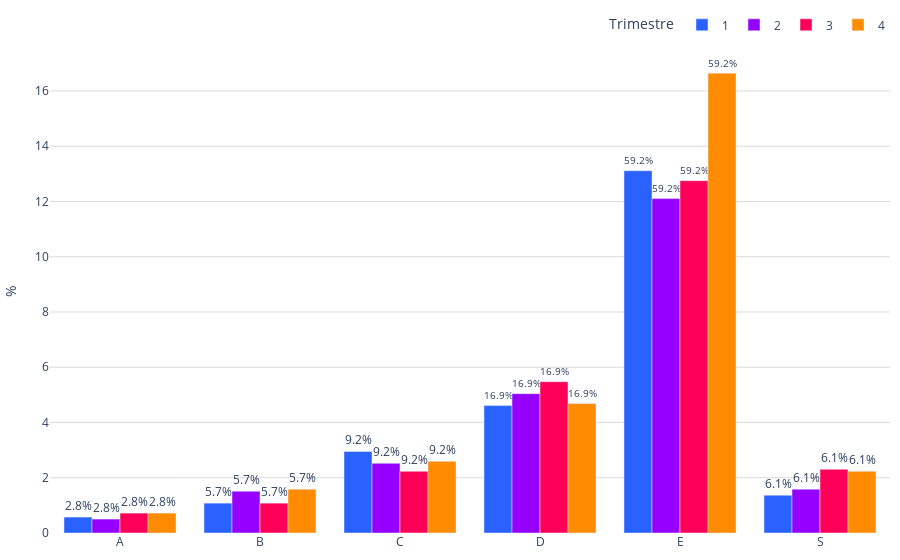

Notebook cell for this chart:
### Code cell
colores = ['#2962ff', '#9500ff', '#ff0059', '#ff8c00', '#b4e600', '#2EC2A2','#E50CB6']

fig = go.Figure()
trimestres = tabla_porcentajes.columns
for i, trimestre in enumerate(trimestres):
    fig.add_trace(go.Bar(
        name=f'{trimestre}', 
        x=tabla_porcentajes.index, 
        y=tabla_porcentajes[trimestre], 
        marker_color=colores[i],
        text=porcentajes,  # Texto que se mostrará en las barras (porcentaje)
        textposition='outside',  # Posición del texto (puede ser 'inside' o 'outside')
        texttemplate='%{text:.1f}%', 
    ))
fig.update_layout(
    #barmode='stack', 
    #title='Distribución de créditos por segmento (trimestre) 2022',
    yaxis=dict(
        #tickformat='2.2%',
        title='%', # Título del eje y
        gridcolor='#dddcda', # Color de las líneas que dividen los rangos del eje Y         
    ),  
    margin=dict(l=10, r=10, t=10, b=10),  # Ajusta los márgenes (left, right, top, bottom)        
    plot_bgcolor='rgba(0,0,0,0)',  # Color de fondo del gráfico
    
    legend_title="Trimestre",
        barmode='group',
        legend=dict(
            orientation='h',  # Orientación horizontal de la leyenda
            yanchor='bottom',  # Anclar al borde inferior
            y=1.02,  # Colocar la leyenda justo debajo del gráfico
            xanchor='right',
            x=1
        ),
)
# Exportar gráfica como archivo HTML
def guardar_grafico_como_html(fig, nombre_archivo, carpeta='graficas'):
    # Crear la carpeta si no existe
    if not os.path.exists(carpeta):
        os.makedirs(carpeta)
    
    # Gráfica como archivo HTML en la carpeta especificada
    pio.write_html(fig, f'{carpeta}/{nombre_archivo}.html')

guardar_grafico_como_html(fig, 'g_bar_discreditos_X_segmento_trimestre2022_pachuca', carpeta='graficas')

fig.show()

### Figure 1 — Plotly figure (JSON) as saved in the notebook; plotly's stock layout.template omitted (floating-point values rounded to 4 significant figures)
{"data": [{"marker": {"color": "#2962ff"}, "name": "1", "text": [2.803, 5.687, 9.211, 16.94, 59.19, 6.127], "textposition": "outside", "texttemplate": "%{text:.1f}%", "type": "bar", "x": ["A", "B", "C", "D", "E", "S"], "y": [0.5764, 1.081, 2.954, 4.611, 13.11, 1.369]}, {"marker": {"color": "#9500ff"}, "name": "2", "text": [2.803, 5.687, 9.211, 16.94, 59.19, 6.127], "textposition": "outside", "texttemplate": "%{text:.1f}%", "type": "bar", "x": ["A", "B", "C", "D", "E", "S"], "y": [0.5043, 1.513, 2.522, 5.043, 12.1, 1.585]}, {"marker": {"color": "#ff0059"}, "name": "3", "text": [2.803, 5.687, 9.211, 16.94, 59.19, 6.127], "textposition": "outside", "texttemplate": "%{text:.1f}%", "type": "bar", "x": ["A", "B", "C", "D", "E", "S"], "y": [0.7205, 1.081, 2.233, 5.476, 12.75, 2.305]}, {"marker": {"color": "#ff8c00"}, "name": "4", "text": [2.803, 5.687, 9.211, 16.94, 59.19, 6.127], "textposition": "outside", "texttemplate": "%{text:.1f}%", "type": "bar", "x": ["A", "B", "C", "D", "E", "S"], "y": [0.7205, 1.585, 2.594, 4.683, 16.64, 2.233]}], "layout": {"barmode": "group", "legend": {"orientation": "h", "title": {"text": "Trimestre"}, "x": 1, "xanchor": "right", "y": 1.02, "yanchor": "bottom"}, "margin": {"b": 10, "l": 10, "r": 10, "t": 10}, "plot_bgcolor": "rgba(0,0,0,0)", "yaxis": {"gridcolor": "#dddcda", "title": {"text": "%"}}}}
